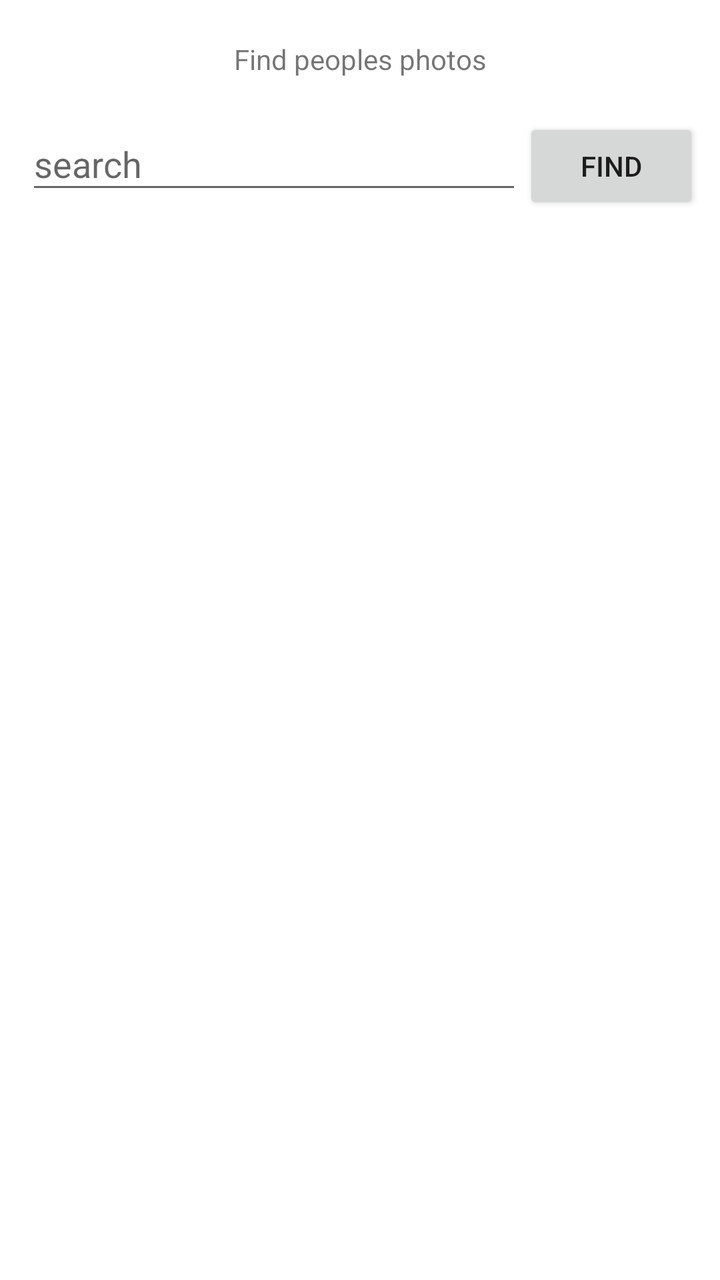
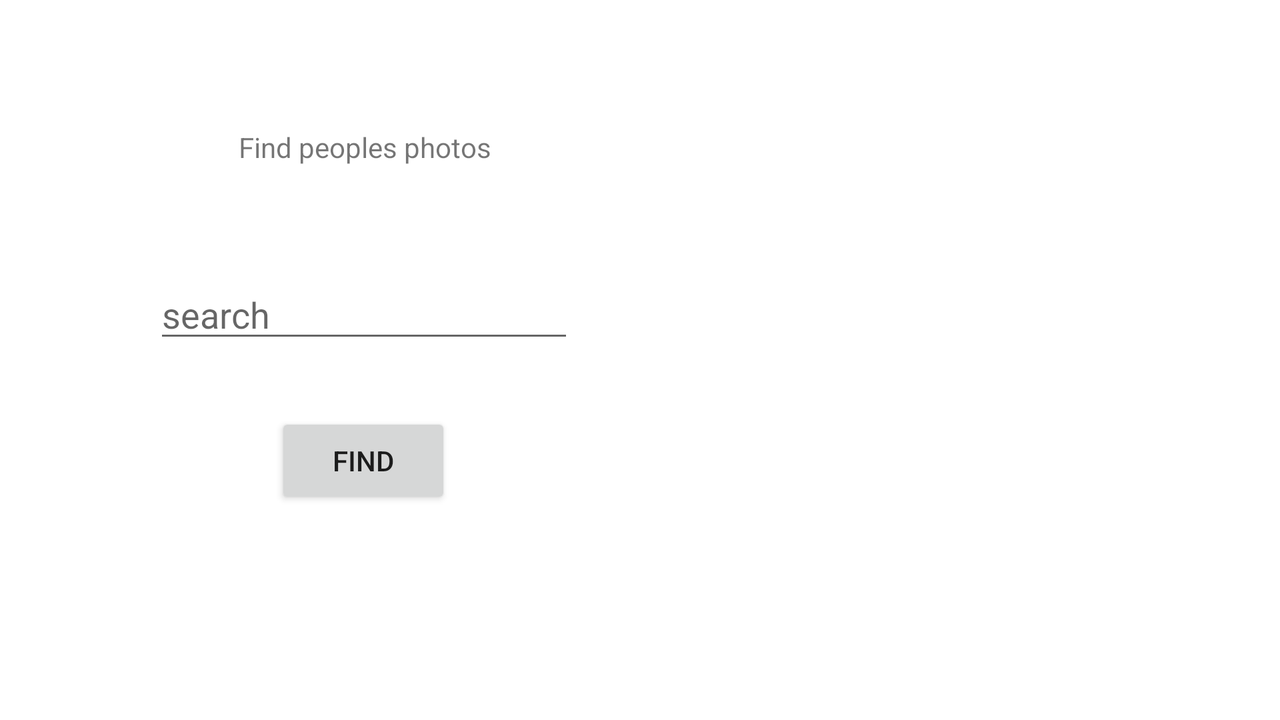

An Android layout and its configuration variant, each rendered on a device that would load it. The default file and the variant file are quoted in full after the pictures.
<!-- AndroidManifest.xml: application theme Theme.DAS_WannaFood -->
<!-- res/layout/people_activity.xml -->
<?xml version="1.0" encoding="utf-8"?>
<androidx.constraintlayout.widget.ConstraintLayout xmlns:android="http://schemas.android.com/apk/res/android"
    xmlns:app="http://schemas.android.com/apk/res-auto"
    xmlns:tools="http://schemas.android.com/tools"
    android:layout_width="match_parent"
    android:layout_height="match_parent">

    <TextView
        android:id="@+id/textView4"
        android:layout_width="wrap_content"
        android:layout_height="wrap_content"
        android:layout_marginLeft="20dp"
        android:layout_marginTop="20dp"
        android:layout_marginRight="20dp"
        android:text="@string/search"
        app:layout_constraintEnd_toEndOf="parent"
        app:layout_constraintStart_toStartOf="parent"
        app:layout_constraintTop_toTopOf="parent" />

    <EditText
        android:id="@+id/edit"
        android:layout_width="248dp"
        android:layout_height="43dp"
        android:layout_marginStart="10dp"
        android:layout_marginTop="20dp"
        android:layout_marginRight="20dp"
        android:ems="10"
        android:hint="search"
        android:inputType="textPersonName"
        app:layout_constraintEnd_toEndOf="parent"
        app:layout_constraintHorizontal_bias="0.029"
        app:layout_constraintStart_toStartOf="parent"
        app:layout_constraintTop_toBottomOf="@+id/textView4" />

    <Button
        android:id="@+id/button2"
        android:layout_width="wrap_content"
        android:layout_height="wrap_content"
        android:layout_marginLeft="10dp"
        android:layout_marginTop="20dp"
        android:layout_marginRight="20dp"
        android:onClick="search"
        android:text="@string/search_btn"
        app:layout_constraintEnd_toEndOf="parent"
        app:layout_constraintStart_toEndOf="@+id/edit"
        app:layout_constraintTop_toBottomOf="@+id/textView4" />

    <androidx.constraintlayout.widget.ConstraintLayout
        android:layout_width="409dp"
        android:layout_height="621dp"
        android:layout_marginLeft="20dp"
        android:layout_marginTop="30dp"
        android:layout_marginRight="20dp"
        app:layout_constraintBottom_toBottomOf="parent"
        app:layout_constraintEnd_toEndOf="parent"
        app:layout_constraintStart_toStartOf="parent"
        app:layout_constraintTop_toBottomOf="@+id/edit"
        app:layout_constraintVertical_bias="0.478">

        <androidx.recyclerview.widget.RecyclerView
            android:id="@+id/recycler_people"
            android:layout_width="407dp"
            android:layout_height="619dp"
            android:layout_marginLeft="10dp"
            android:layout_marginTop="20dp"
            android:layout_marginRight="10dp"
            app:layout_constraintEnd_toEndOf="parent"
            app:layout_constraintStart_toStartOf="parent"
            app:layout_constraintTop_toTopOf="parent" />
    </androidx.constraintlayout.widget.ConstraintLayout>

</androidx.constraintlayout.widget.ConstraintLayout>
<!-- resources referenced by this layout -->
<resources>
  <string name="search">Find peoples photos</string>
  <string name="search_btn">Find</string>
  <style name="Theme.DAS_WannaFood" parent="Theme.MaterialComponents.DayNight.NoActionBar">
          
          <item name="colorPrimary">@color/purple_500</item>
          <item name="colorPrimaryVariant">@color/purple_700</item>
          <item name="colorOnPrimary">@color/white</item>
          
          <item name="colorSecondary">@color/teal_200</item>
          <item name="colorSecondaryVariant">@color/teal_700</item>
          <item name="colorOnSecondary">@color/black</item>
          
          <item name="android:statusBarColor" tools:targetApi="l">?attr/colorPrimaryVariant</item>
          
      </style>
</resources>
<!-- res/layout-land/people_activity.xml (the author's variant of the layout above) -->
<!-- drawn on the phone turned sideways -->
<?xml version="1.0" encoding="utf-8"?>
<androidx.constraintlayout.widget.ConstraintLayout xmlns:android="http://schemas.android.com/apk/res/android"
    xmlns:app="http://schemas.android.com/apk/res-auto"
    xmlns:tools="http://schemas.android.com/tools"
    android:layout_width="match_parent"
    android:layout_height="match_parent">

    <LinearLayout
        android:layout_width="match_parent"
        android:layout_height="match_parent"
        android:orientation="horizontal">

        <androidx.constraintlayout.widget.ConstraintLayout
            android:layout_width="364dp"
            android:layout_height="match_parent">

            <TextView
                android:id="@+id/textView5"
                android:layout_width="wrap_content"
                android:layout_height="wrap_content"
                android:layout_marginLeft="20dp"
                android:layout_marginTop="64dp"
                android:layout_marginRight="20dp"
                android:text="@string/search"
                app:layout_constraintEnd_toEndOf="parent"
                app:layout_constraintHorizontal_bias="0.502"
                app:layout_constraintStart_toStartOf="parent"
                app:layout_constraintTop_toTopOf="parent" />

            <EditText
                android:id="@+id/edit"
                android:layout_width="wrap_content"
                android:layout_height="wrap_content"
                android:layout_marginStart="20dp"
                android:layout_marginTop="52dp"
                android:layout_marginRight="20dp"
                android:ems="10"
                android:hint="search"
                app:layout_constraintEnd_toEndOf="parent"
                app:layout_constraintHorizontal_bias="0.425"
                app:layout_constraintStart_toStartOf="parent"
                app:layout_constraintTop_toBottomOf="@+id/textView5" />

            <Button
                android:id="@+id/button3"
                android:layout_width="wrap_content"
                android:layout_height="wrap_content"
                android:layout_marginStart="20dp"
                android:layout_marginTop="30dp"
                android:layout_marginRight="20dp"
                android:onClick="search"
                android:text="@string/search_btn"
                app:layout_constraintBottom_toBottomOf="parent"
                app:layout_constraintEnd_toEndOf="parent"
                app:layout_constraintHorizontal_bias="0.46"
                app:layout_constraintStart_toStartOf="parent"
                app:layout_constraintTop_toBottomOf="@+id/edit"
                app:layout_constraintVertical_bias="0.0" />
        </androidx.constraintlayout.widget.ConstraintLayout>

        <androidx.constraintlayout.widget.ConstraintLayout
            android:layout_width="345dp"
            android:layout_height="match_parent"
            android:layout_gravity="center">

            <androidx.recyclerview.widget.RecyclerView
                android:id="@+id/recycler_people"
                android:layout_width="wrap_content"
                android:layout_height="wrap_content"
                android:layout_marginStart="20dp"
                android:layout_marginTop="20dp"
                android:layout_marginRight="20dp"
                android:layout_marginBottom="20dp"
                app:layout_constraintBottom_toBottomOf="parent"
                app:layout_constraintEnd_toEndOf="parent"
                app:layout_constraintStart_toStartOf="parent"
                app:layout_constraintTop_toTopOf="parent" />
        </androidx.constraintlayout.widget.ConstraintLayout>
    </LinearLayout>
</androidx.constraintlayout.widget.ConstraintLayout>
